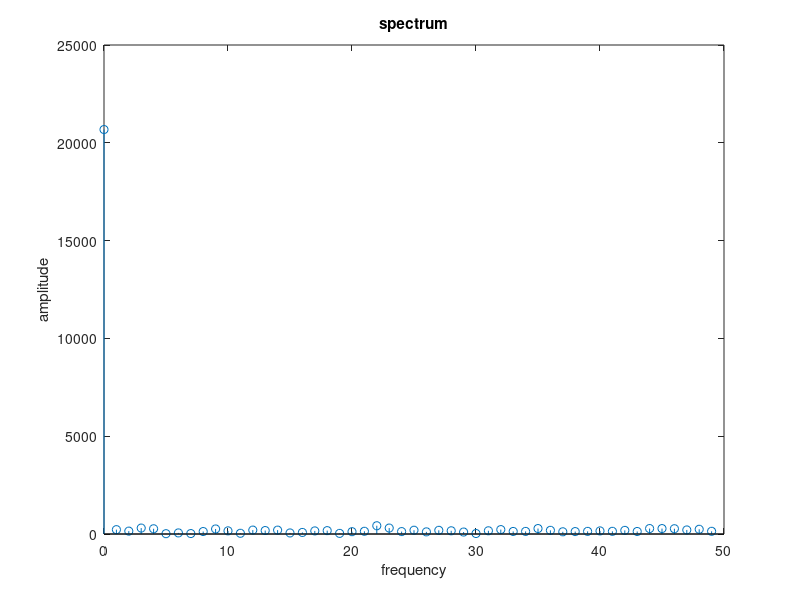

MATLAB code for this plot: (Note: this script raises an error after producing the figure.)
clear;clc
%% signal
y = load('y.txt');
Fs = size(y, 1);
plot(1:Fs, y);

%% spectrum using DFT
Y = fft(y);
t = 1:50;
stem(t - 1, abs(Y(t)));
title('spectrum')
xlabel('frequency');
ylabel('amplitude');
y_abs = abs(y(2:end));
disp('standout:')
standout = find(y_abs > 5 * y_abs);

%% wavelet transform
level = 12;
%[c, l] = wavedec(y, level, 'haar');
wavelet_scaleogram(y', level)

%%
x = y(1024:1024+128);
Y1 = fft(x);
t = 1:50;
stem(t - 1, abs(Y1(t)))
x_abs = abs(x(2:end));
disp('standout:')
standout = find(x_abs > 5 * x_abs);